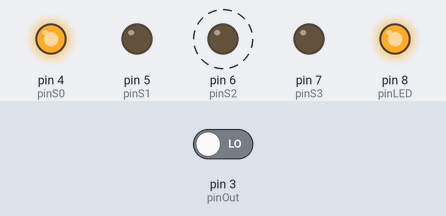
The sketch below on a simulated Arduino Uno, built with avr-gcc and run on an emulated ATmega328P. Parts: output pins drawn as LEDs (lit = HIGH). Dashed ring = blinking. The inputs (shaded band) are chosen by the test bench; at power-on: pin 3 (pinOut) LOW. What the sketch prints to the serial monitor is not drawn.

Above: at 1.5 s.
At 4.5 s:
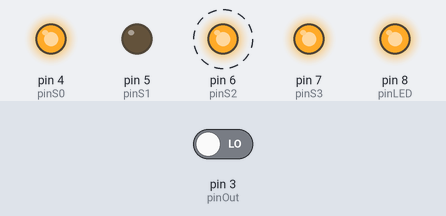
Timing chart, 0 to 6.3 s (numbered marks = the images above):
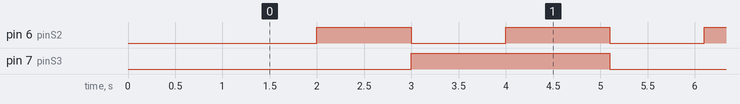

The sketch:

Carro-Ford.ino
```cpp
//Pinos de conexao do modulo
#define pinS0 4
#define pinS1 5
#define pinS2 6
#define pinS3 7
#define pinOut 3
#define pinLED 8


unsigned int valorVermelho = 0;
unsigned int valorVerde = 0;
unsigned int valorAzul = 0;
unsigned int valorBranco = 0;

void detectaCor();

void setup()
{
  pinMode(pinS0, OUTPUT);
  pinMode(pinS1, OUTPUT);
  pinMode(pinS2, OUTPUT);
  pinMode(pinS3, OUTPUT);
  pinMode(pinLED, OUTPUT);
  pinMode(pinOut, INPUT);

  Serial.begin(9600);
  digitalWrite(pinS0, HIGH);
  digitalWrite(pinS1, LOW);

  delay(1000);
  //Liga LED
  digitalWrite(pinLED, HIGH);
}

void loop()
{
  //Detecta a cor
  detectaCor();

  //Mostra valores no serial monitor
//  Serial.print("Vermelho :");
  Serial.print(valorVermelho);
  Serial.print(",");

//  Serial.print(" Verde : ");
  Serial.print(valorVerde);
  Serial.print(",");

//  Serial.print(" Azul : ");
  Serial.print(valorAzul);
  Serial.print(",");

//  Serial.print(" Branco : ");
  Serial.print(valorBranco);
  Serial.println();

  //Verifica se a cor vermelha foi detectada
//  if ((valorVermelho < valorAzul) &&
//      (valorVermelho < valorVerde) &&
//      (valorBranco < 100)) {
//    Serial.println("Vermelho");
//
//  } else if ((valorAzul < valorVermelho) &&  //Verifica se a cor azul foi detectada
//             (valorAzul < valorVerde) &&
//             (valorBranco < 100)) {
//    Serial.println("Azul");
//
//  } else if ((valorVerde < valorVermelho) &&  //Verifica se a cor verde foi detectada
//             (valorVerde < valorAzul) &&
//             (valorBranco < 100)) {
//    Serial.println("Verde");
//  }
//  Serial.println();

  delay(100);
}


// *********** Função de leitura so sensor de cor ********************
void detectaCor() {
  //Vermelho
  digitalWrite(pinS2, LOW);
  digitalWrite(pinS3, LOW);
  valorVermelho = pulseIn(pinOut, digitalRead(pinOut) == HIGH ? LOW : HIGH);

  //Sem filtro
  digitalWrite(pinS2, HIGH);
  valorBranco = pulseIn(pinOut, digitalRead(pinOut) == HIGH ? LOW : HIGH);

  //Azul
  digitalWrite(pinS2, LOW);
  digitalWrite(pinS3, HIGH);
  valorAzul = pulseIn(pinOut, digitalRead(pinOut) == HIGH ? LOW : HIGH);

  //Verde
  digitalWrite(pinS2, HIGH);
  valorVerde = pulseIn(pinOut, digitalRead(pinOut) == HIGH ? LOW : HIGH);
}
```

Measured:
- by itself, pin 6 (pinS2): alternates HIGH for 1.1 s and LOW for 1.0 s
- by itself, pin 7 (pinS3): alternates HIGH for 2.1 s and LOW for 2.0 s
- by itself, everything shown: repeats every 4.1 s, in 4 steps
